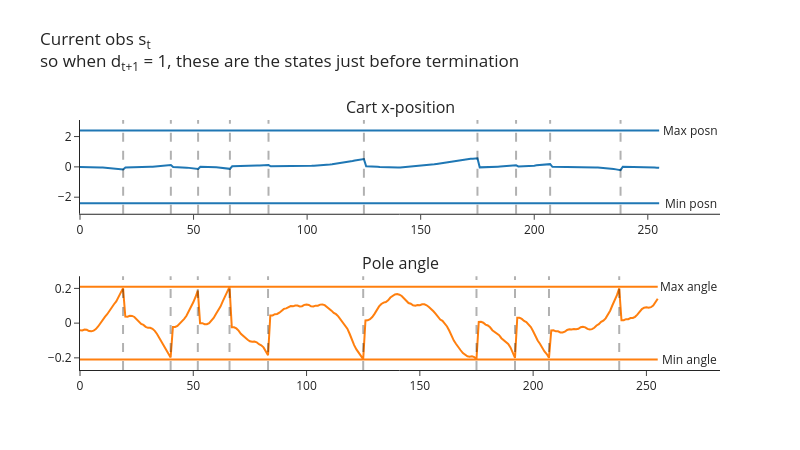
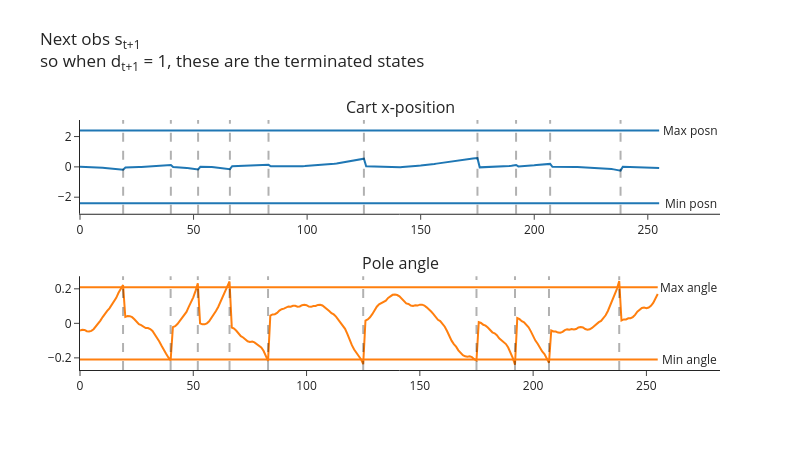
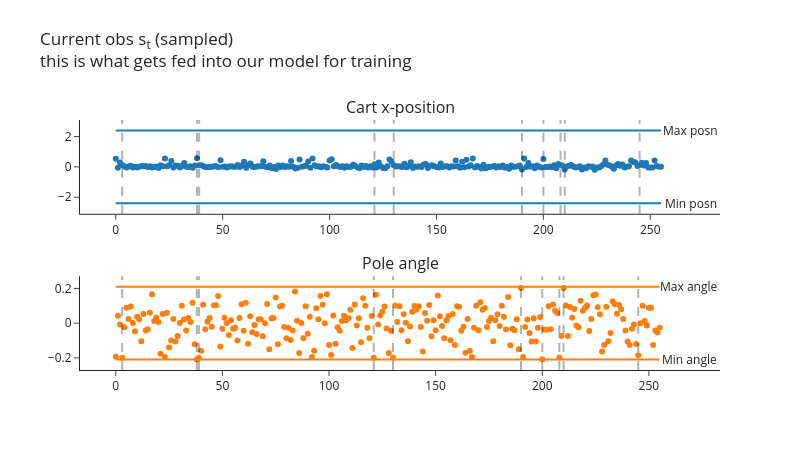

The notebook cell these images were saved under, in order:
### Markdown cell above
Next, you can run the following code to visualize your cart's position and angle, and see how these look in both the buffer and the buffer's random samples. Do the samples look correctly shuffled? Also, based on the [CartPole source code](https://github.com/Farama-Foundation/Gymnasium/blob/main/gymnasium/envs/classic_control/cartpole.py), do the angles & positions at which the cart terminates make sense? (Note, the min/max values in the table are different to the termination ranges, the latter can be found *below* the table in the docstring.)

Note that the code below uses our batched `CartPole` with `num_envs=1`, so every tensor it returns has a leading dummy batch dimension of size 1 (one row per environment).

<!-- Lastly, note how there's actually a slight epsiode mismatch between $s_t$ and $s_{t+1}$ in the plots below. The vertical lines show the values of $t$ where $d_{t+1} = 1$, so we can see that at these points $s_t$ and $s_{t+1}$ both refer to the terminated episode (they're the pre-final and final observations respectively), but immediately after these points $s_t$ refers to the terminal observation while $s_{t+1}$ refers to the first observation of the new episode. This isn't really a problem though, because we don't care what action our agent learns to take when $s_t$ is a terminal state (i.e. out of bounds). If we were being careful then we'd want to filter these terms out of our buffer, but for our purposes this week it doesn't really matter if we keep them in. -->

Lastly, note how when we terminate environments we do something slightly different. If `envs.step` results in some environments terminating, it'll actually return `next_obs` as the reset observation for the next episode. In this case, we want to use this as our starting observation for the next step, but we need to make sure we record the correct terminal observation in our buffer - we do this by extracting it from the `infos` dict, which is where it gets stored. You can see this in the plots below: the vertical lines are the values $t$ where $d_{t+1}=1$ i.e. $s_{t+1}$ is terminal. At these points $s_t$ is the last observation before termination and $s_{t+1}$ is the terminal observation, while immediately after each line $s_t$ is the first observation of the new episode.

### Code cell
buffer = ReplayBuffer(num_envs=1, obs_shape=(4,), action_shape=(), buffer_size=256, seed=0, device=device)
envs = CartPole(num_envs=1, seed=0, device=device)
obs, infos = envs.reset()

for i in range(256):
    # Choose random actions (one per environment), and take a step in the environment
    actions = t.randint(0, envs.single_action_space.n, (envs.num_envs,), device=device)
    next_obs, rewards, terminated, truncated, infos = envs.step(actions)

    # Get `true_next_obs` by finding all environments where we terminated & replacing `next_obs`
    # with the actual terminal states (the env has already auto-reset those environments, and stored
    # the observation they ended on in `infos["final_observation"]`)
    done = terminated | truncated
    true_next_obs = next_obs.clone()
    true_next_obs[done] = infos["final_observation"][done]

    # Add experience to buffer
    buffer.add(obs, actions, rewards, terminated, true_next_obs)
    obs = next_obs

sample = buffer.sample(256)

plot_cartpole_obs_and_dones(
    buffer.obs.cpu(),
    buffer.terminated.cpu(),
    title="Current obs s<sub>t</sub><br>so when d<sub>t+1</sub> = 1, these are the states just before termination",
)

plot_cartpole_obs_and_dones(
    buffer.next_obs.cpu(),
    buffer.terminated.cpu(),
    title="Next obs s<sub>t+1</sub><br>so when d<sub>t+1</sub> = 1, these are the terminated states",
)

plot_cartpole_obs_and_dones(
    sample.obs.cpu(),
    sample.terminated.cpu(),
    title="Current obs s<sub>t</sub> (sampled)<br>this is what gets fed into our model for training",
    mode="markers",  # sampled experiences aren't consecutive, so don't join them up
)

### Figure 1 — Plotly figure (JSON) as saved in the notebook; plotly's stock layout.template omitted (floating-point values rounded to 4 significant figures; data arrays with more than 128 entries replaced by an {"elided": "..."} marker saying what was removed)
{"data": [{"marker": {"color": "#1F77B4"}, "mode": "lines", "name": "posn", "type": "scatter", "xaxis": "x", "y": {"elided": "256 float values"}, "yaxis": "y"}, {"marker": {"color": "#1F77B4"}, "mode": "lines", "name": "posn_min", "type": "scatter", "xaxis": "x", "y": {"elided": "256 float values"}, "yaxis": "y"}, {"marker": {"color": "#1F77B4"}, "mode": "lines", "name": "posn_max", "type": "scatter", "xaxis": "x", "y": {"elided": "256 float values"}, "yaxis": "y"}, {"marker": {"color": "#FF7F0E"}, "mode": "lines", "name": "angle", "type": "scatter", "xaxis": "x2", "y": {"elided": "256 float values"}, "yaxis": "y2"}, {"marker": {"color": "#FF7F0E"}, "mode": "lines", "name": "angle_min", "type": "scatter", "xaxis": "x2", "y": {"elided": "256 float values"}, "yaxis": "y2"}, {"marker": {"color": "#FF7F0E"}, "mode": "lines", "name": "angle_max", "type": "scatter", "xaxis": "x2", "y": {"elided": "256 float values"}, "yaxis": "y2"}], "layout": {"annotations": [{"font": {"size": 16}, "showarrow": false, "text": "Cart x-position", "x": 0.5, "xanchor": "center", "xref": "paper", "y": 1.0, "yanchor": "bottom", "yref": "paper"}, {"font": {"size": 16}, "showarrow": false, "text": "Pole angle", "x": 0.5, "xanchor": "center", "xref": "paper", "y": 0.375, "yanchor": "bottom", "yref": "paper"}, {"showarrow": false, "text": "Min posn", "x": 268.8, "xref": "x", "y": -2.4, "yref": "y"}, {"showarrow": false, "text": "Min angle", "x": 268.8, "xref": "x2", "y": -0.2095, "yref": "y2"}, {"showarrow": false, "text": "Max posn", "x": 268.8, "xref": "x", "y": 2.4, "yref": "y"}, {"showarrow": false, "text": "Max angle", "x": 268.8, "xref": "x2", "y": 0.2095, "yref": "y2"}], "height": 450, "hovermode": "x unified", "margin": {"t": 120}, "shapes": [{"line": {"color": "black", "dash": "dash", "width": 2}, "type": "line", "x0": 19, "x1": 19, "xref": "x", "y0": 0, "y1": 1, "yref": "y domain"}, {"line": {"color": "black", "dash": "dash", "width": 2}, "type": "line", "x0": 40, "x1": 40, "xref": "x", "y0": 0, "y1": 1, "yref": "y domain"}, {"line": {"color": "black", "dash": "dash", "width": 2}, "type": "line", "x0": 52, "x1": 52, "xref": "x", "y0": 0, "y1": 1, "yref": "y domain"}, {"line": {"color": "black", "dash": "dash", "width": 2}, "type": "line", "x0": 66, "x1": 66, "xref": "x", "y0": 0, "y1": 1, "yref": "y domain"}, {"line": {"color": "black", "dash": "dash", "width": 2}, "type": "line", "x0": 83, "x1": 83, "xref": "x", "y0": 0, "y1": 1, "yref": "y domain"}, {"line": {"color": "black", "dash": "dash", "width": 2}, "type": "line", "x0": 125, "x1": 125, "xref": "x", "y0": 0, "y1": 1, "yref": "y domain"}, {"line": {"color": "black", "dash": "dash", "width": 2}, "type": "line", "x0": 175, "x1": 175, "xref": "x", "y0": 0, "y1": 1, "yref": "y domain"}, {"line": {"color": "black", "dash": "dash", "width": 2}, "type": "line", "x0": 192, "x1": 192, "xref": "x", "y0": 0, "y1": 1, "yref": "y domain"}, {"line": {"color": "black", "dash": "dash", "width": 2}, "type": "line", "x0": 207, "x1": 207, "xref": "x", "y0": 0, "y1": 1, "yref": "y domain"}, {"line": {"color": "black", "dash": "dash", "width": 2}, "type": "line", "x0": 238, "x1": 238, "xref": "x", "y0": 0, "y1": 1, "yref": "y domain"}, {"line": {"color": "black", "dash": "dash", "width": 2}, "type": "line", "x0": 19, "x1": 19, "xref": "x2", "y0": 0, "y1": 1, "yref": "y2 domain"}, {"line": {"color": "black", "dash": "dash", "width": 2}, "type": "line", "x0": 40, "x1": 40, "xref": "x2", "y0": 0, "y1": 1, "yref": "y2 domain"}, {"line": {"color": "black", "dash": "dash", "width": 2}, "type": "line", "x0": 52, "x1": 52, "xref": "x2", "y0": 0, "y1": 1, "yref": "y2 domain"}, {"line": {"color": "black", "dash": "dash", "width": 2}, "type": "line", "x0": 66, "x1": 66, "xref": "x2", "y0": 0, "y1": 1, "yref": "y2 domain"}, {"line": {"color": "black", "dash": "dash", "width": 2}, "type": "line", "x0": 83, "x1": 83, "xref": "x2", "y0": 0, "y1": 1, "yref": "y2 domain"}, {"line": {"color": "black", "dash": "dash", "width": 2}, "type": "line", "x0": 125, "x1": 125, "xref": "x2", "y0": 0, "y1": 1, "yref": "y2 domain"}, {"line": {"color": "black", "dash": "dash", "width": 2}, "type": "line", "x0": 175, "x1": 175, "xref": "x2", "y0": 0, "y1": 1, "yref": "y2 domain"}, {"line": {"color": "black", "dash": "dash", "width": 2}, "type": "line", "x0": 192, "x1": 192, "xref": "x2", "y0": 0, "y1": 1, "yref": "y2 domain"}, {"line": {"color": "black", "dash": "dash", "width": 2}, "type": "line", "x0": 207, "x1": 207, "xref": "x2", "y0": 0, "y1": 1, "yref": "y2 domain"}, {"line": {"color": "black", "dash": "dash", "width": 2}, "type": "line", "x0": 238, "x1": 238, "xref": "x2", "y0": 0, "y1": 1, "yref": "y2 domain"}], "showlegend": false, "title": {"text": "Current obs s<sub>t</sub><br>so when d<sub>t+1</sub> = 1, these are the states just before termination", "y": 0.9}, "width": 800, "xaxis": {"anchor": "y", "domain": [0.0, 1.0]}, "xaxis2": {"anchor": "y2", "domain": [0.0, 1.0]}, "yaxis": {"anchor": "x", "domain": [0.625, 1.0]}, "yaxis2": {"anchor": "x2", "domain": [0.0, 0.375]}}}

### Figure 2 — Plotly figure (JSON) as saved in the notebook; plotly's stock layout.template omitted (floating-point values rounded to 4 significant figures; data arrays with more than 128 entries replaced by an {"elided": "..."} marker saying what was removed)
{"data": [{"marker": {"color": "#1F77B4"}, "mode": "lines", "name": "posn", "type": "scatter", "xaxis": "x", "y": {"elided": "256 float values"}, "yaxis": "y"}, {"marker": {"color": "#1F77B4"}, "mode": "lines", "name": "posn_min", "type": "scatter", "xaxis": "x", "y": {"elided": "256 float values"}, "yaxis": "y"}, {"marker": {"color": "#1F77B4"}, "mode": "lines", "name": "posn_max", "type": "scatter", "xaxis": "x", "y": {"elided": "256 float values"}, "yaxis": "y"}, {"marker": {"color": "#FF7F0E"}, "mode": "lines", "name": "angle", "type": "scatter", "xaxis": "x2", "y": {"elided": "256 float values"}, "yaxis": "y2"}, {"marker": {"color": "#FF7F0E"}, "mode": "lines", "name": "angle_min", "type": "scatter", "xaxis": "x2", "y": {"elided": "256 float values"}, "yaxis": "y2"}, {"marker": {"color": "#FF7F0E"}, "mode": "lines", "name": "angle_max", "type": "scatter", "xaxis": "x2", "y": {"elided": "256 float values"}, "yaxis": "y2"}], "layout": {"annotations": [{"font": {"size": 16}, "showarrow": false, "text": "Cart x-position", "x": 0.5, "xanchor": "center", "xref": "paper", "y": 1.0, "yanchor": "bottom", "yref": "paper"}, {"font": {"size": 16}, "showarrow": false, "text": "Pole angle", "x": 0.5, "xanchor": "center", "xref": "paper", "y": 0.375, "yanchor": "bottom", "yref": "paper"}, {"showarrow": false, "text": "Min posn", "x": 268.8, "xref": "x", "y": -2.4, "yref": "y"}, {"showarrow": false, "text": "Min angle", "x": 268.8, "xref": "x2", "y": -0.2095, "yref": "y2"}, {"showarrow": false, "text": "Max posn", "x": 268.8, "xref": "x", "y": 2.4, "yref": "y"}, {"showarrow": false, "text": "Max angle", "x": 268.8, "xref": "x2", "y": 0.2095, "yref": "y2"}], "height": 450, "hovermode": "x unified", "margin": {"t": 120}, "shapes": [{"line": {"color": "black", "dash": "dash", "width": 2}, "type": "line", "x0": 19, "x1": 19, "xref": "x", "y0": 0, "y1": 1, "yref": "y domain"}, {"line": {"color": "black", "dash": "dash", "width": 2}, "type": "line", "x0": 40, "x1": 40, "xref": "x", "y0": 0, "y1": 1, "yref": "y domain"}, {"line": {"color": "black", "dash": "dash", "width": 2}, "type": "line", "x0": 52, "x1": 52, "xref": "x", "y0": 0, "y1": 1, "yref": "y domain"}, {"line": {"color": "black", "dash": "dash", "width": 2}, "type": "line", "x0": 66, "x1": 66, "xref": "x", "y0": 0, "y1": 1, "yref": "y domain"}, {"line": {"color": "black", "dash": "dash", "width": 2}, "type": "line", "x0": 83, "x1": 83, "xref": "x", "y0": 0, "y1": 1, "yref": "y domain"}, {"line": {"color": "black", "dash": "dash", "width": 2}, "type": "line", "x0": 125, "x1": 125, "xref": "x", "y0": 0, "y1": 1, "yref": "y domain"}, {"line": {"color": "black", "dash": "dash", "width": 2}, "type": "line", "x0": 175, "x1": 175, "xref": "x", "y0": 0, "y1": 1, "yref": "y domain"}, {"line": {"color": "black", "dash": "dash", "width": 2}, "type": "line", "x0": 192, "x1": 192, "xref": "x", "y0": 0, "y1": 1, "yref": "y domain"}, {"line": {"color": "black", "dash": "dash", "width": 2}, "type": "line", "x0": 207, "x1": 207, "xref": "x", "y0": 0, "y1": 1, "yref": "y domain"}, {"line": {"color": "black", "dash": "dash", "width": 2}, "type": "line", "x0": 238, "x1": 238, "xref": "x", "y0": 0, "y1": 1, "yref": "y domain"}, {"line": {"color": "black", "dash": "dash", "width": 2}, "type": "line", "x0": 19, "x1": 19, "xref": "x2", "y0": 0, "y1": 1, "yref": "y2 domain"}, {"line": {"color": "black", "dash": "dash", "width": 2}, "type": "line", "x0": 40, "x1": 40, "xref": "x2", "y0": 0, "y1": 1, "yref": "y2 domain"}, {"line": {"color": "black", "dash": "dash", "width": 2}, "type": "line", "x0": 52, "x1": 52, "xref": "x2", "y0": 0, "y1": 1, "yref": "y2 domain"}, {"line": {"color": "black", "dash": "dash", "width": 2}, "type": "line", "x0": 66, "x1": 66, "xref": "x2", "y0": 0, "y1": 1, "yref": "y2 domain"}, {"line": {"color": "black", "dash": "dash", "width": 2}, "type": "line", "x0": 83, "x1": 83, "xref": "x2", "y0": 0, "y1": 1, "yref": "y2 domain"}, {"line": {"color": "black", "dash": "dash", "width": 2}, "type": "line", "x0": 125, "x1": 125, "xref": "x2", "y0": 0, "y1": 1, "yref": "y2 domain"}, {"line": {"color": "black", "dash": "dash", "width": 2}, "type": "line", "x0": 175, "x1": 175, "xref": "x2", "y0": 0, "y1": 1, "yref": "y2 domain"}, {"line": {"color": "black", "dash": "dash", "width": 2}, "type": "line", "x0": 192, "x1": 192, "xref": "x2", "y0": 0, "y1": 1, "yref": "y2 domain"}, {"line": {"color": "black", "dash": "dash", "width": 2}, "type": "line", "x0": 207, "x1": 207, "xref": "x2", "y0": 0, "y1": 1, "yref": "y2 domain"}, {"line": {"color": "black", "dash": "dash", "width": 2}, "type": "line", "x0": 238, "x1": 238, "xref": "x2", "y0": 0, "y1": 1, "yref": "y2 domain"}], "showlegend": false, "title": {"text": "Next obs s<sub>t+1</sub><br>so when d<sub>t+1</sub> = 1, these are the terminated states", "y": 0.9}, "width": 800, "xaxis": {"anchor": "y", "domain": [0.0, 1.0]}, "xaxis2": {"anchor": "y2", "domain": [0.0, 1.0]}, "yaxis": {"anchor": "x", "domain": [0.625, 1.0]}, "yaxis2": {"anchor": "x2", "domain": [0.0, 0.375]}}}

### Figure 3 — Plotly figure (JSON) as saved in the notebook; plotly's stock layout.template omitted (floating-point values rounded to 4 significant figures; data arrays with more than 128 entries replaced by an {"elided": "..."} marker saying what was removed)
{"data": [{"marker": {"color": "#1F77B4"}, "mode": "markers", "name": "posn", "type": "scatter", "xaxis": "x", "y": {"elided": "256 float values"}, "yaxis": "y"}, {"marker": {"color": "#1F77B4"}, "mode": "lines", "name": "posn_min", "type": "scatter", "xaxis": "x", "y": {"elided": "256 float values"}, "yaxis": "y"}, {"marker": {"color": "#1F77B4"}, "mode": "lines", "name": "posn_max", "type": "scatter", "xaxis": "x", "y": {"elided": "256 float values"}, "yaxis": "y"}, {"marker": {"color": "#FF7F0E"}, "mode": "markers", "name": "angle", "type": "scatter", "xaxis": "x2", "y": {"elided": "256 float values"}, "yaxis": "y2"}, {"marker": {"color": "#FF7F0E"}, "mode": "lines", "name": "angle_min", "type": "scatter", "xaxis": "x2", "y": {"elided": "256 float values"}, "yaxis": "y2"}, {"marker": {"color": "#FF7F0E"}, "mode": "lines", "name": "angle_max", "type": "scatter", "xaxis": "x2", "y": {"elided": "256 float values"}, "yaxis": "y2"}], "layout": {"annotations": [{"font": {"size": 16}, "showarrow": false, "text": "Cart x-position", "x": 0.5, "xanchor": "center", "xref": "paper", "y": 1.0, "yanchor": "bottom", "yref": "paper"}, {"font": {"size": 16}, "showarrow": false, "text": "Pole angle", "x": 0.5, "xanchor": "center", "xref": "paper", "y": 0.375, "yanchor": "bottom", "yref": "paper"}, {"showarrow": false, "text": "Min posn", "x": 268.8, "xref": "x", "y": -2.4, "yref": "y"}, {"showarrow": false, "text": "Min angle", "x": 268.8, "xref": "x2", "y": -0.2095, "yref": "y2"}, {"showarrow": false, "text": "Max posn", "x": 268.8, "xref": "x", "y": 2.4, "yref": "y"}, {"showarrow": false, "text": "Max angle", "x": 268.8, "xref": "x2", "y": 0.2095, "yref": "y2"}], "height": 450, "hovermode": "x unified", "margin": {"t": 120}, "shapes": [{"line": {"color": "black", "dash": "dash", "width": 2}, "type": "line", "x0": 3, "x1": 3, "xref": "x", "y0": 0, "y1": 1, "yref": "y domain"}, {"line": {"color": "black", "dash": "dash", "width": 2}, "type": "line", "x0": 38, "x1": 38, "xref": "x", "y0": 0, "y1": 1, "yref": "y domain"}, {"line": {"color": "black", "dash": "dash", "width": 2}, "type": "line", "x0": 39, "x1": 39, "xref": "x", "y0": 0, "y1": 1, "yref": "y domain"}, {"line": {"color": "black", "dash": "dash", "width": 2}, "type": "line", "x0": 121, "x1": 121, "xref": "x", "y0": 0, "y1": 1, "yref": "y domain"}, {"line": {"color": "black", "dash": "dash", "width": 2}, "type": "line", "x0": 130, "x1": 130, "xref": "x", "y0": 0, "y1": 1, "yref": "y domain"}, {"line": {"color": "black", "dash": "dash", "width": 2}, "type": "line", "x0": 190, "x1": 190, "xref": "x", "y0": 0, "y1": 1, "yref": "y domain"}, {"line": {"color": "black", "dash": "dash", "width": 2}, "type": "line", "x0": 200, "x1": 200, "xref": "x", "y0": 0, "y1": 1, "yref": "y domain"}, {"line": {"color": "black", "dash": "dash", "width": 2}, "type": "line", "x0": 208, "x1": 208, "xref": "x", "y0": 0, "y1": 1, "yref": "y domain"}, {"line": {"color": "black", "dash": "dash", "width": 2}, "type": "line", "x0": 210, "x1": 210, "xref": "x", "y0": 0, "y1": 1, "yref": "y domain"}, {"line": {"color": "black", "dash": "dash", "width": 2}, "type": "line", "x0": 245, "x1": 245, "xref": "x", "y0": 0, "y1": 1, "yref": "y domain"}, {"line": {"color": "black", "dash": "dash", "width": 2}, "type": "line", "x0": 3, "x1": 3, "xref": "x2", "y0": 0, "y1": 1, "yref": "y2 domain"}, {"line": {"color": "black", "dash": "dash", "width": 2}, "type": "line", "x0": 38, "x1": 38, "xref": "x2", "y0": 0, "y1": 1, "yref": "y2 domain"}, {"line": {"color": "black", "dash": "dash", "width": 2}, "type": "line", "x0": 39, "x1": 39, "xref": "x2", "y0": 0, "y1": 1, "yref": "y2 domain"}, {"line": {"color": "black", "dash": "dash", "width": 2}, "type": "line", "x0": 121, "x1": 121, "xref": "x2", "y0": 0, "y1": 1, "yref": "y2 domain"}, {"line": {"color": "black", "dash": "dash", "width": 2}, "type": "line", "x0": 130, "x1": 130, "xref": "x2", "y0": 0, "y1": 1, "yref": "y2 domain"}, {"line": {"color": "black", "dash": "dash", "width": 2}, "type": "line", "x0": 190, "x1": 190, "xref": "x2", "y0": 0, "y1": 1, "yref": "y2 domain"}, {"line": {"color": "black", "dash": "dash", "width": 2}, "type": "line", "x0": 200, "x1": 200, "xref": "x2", "y0": 0, "y1": 1, "yref": "y2 domain"}, {"line": {"color": "black", "dash": "dash", "width": 2}, "type": "line", "x0": 208, "x1": 208, "xref": "x2", "y0": 0, "y1": 1, "yref": "y2 domain"}, {"line": {"color": "black", "dash": "dash", "width": 2}, "type": "line", "x0": 210, "x1": 210, "xref": "x2", "y0": 0, "y1": 1, "yref": "y2 domain"}, {"line": {"color": "black", "dash": "dash", "width": 2}, "type": "line", "x0": 245, "x1": 245, "xref": "x2", "y0": 0, "y1": 1, "yref": "y2 domain"}], "showlegend": false, "title": {"text": "Current obs s<sub>t</sub> (sampled)<br>this is what gets fed into our model for training", "y": 0.9}, "width": 800, "xaxis": {"anchor": "y", "domain": [0.0, 1.0]}, "xaxis2": {"anchor": "y2", "domain": [0.0, 1.0]}, "yaxis": {"anchor": "x", "domain": [0.625, 1.0]}, "yaxis2": {"anchor": "x2", "domain": [0.0, 0.375]}}}
